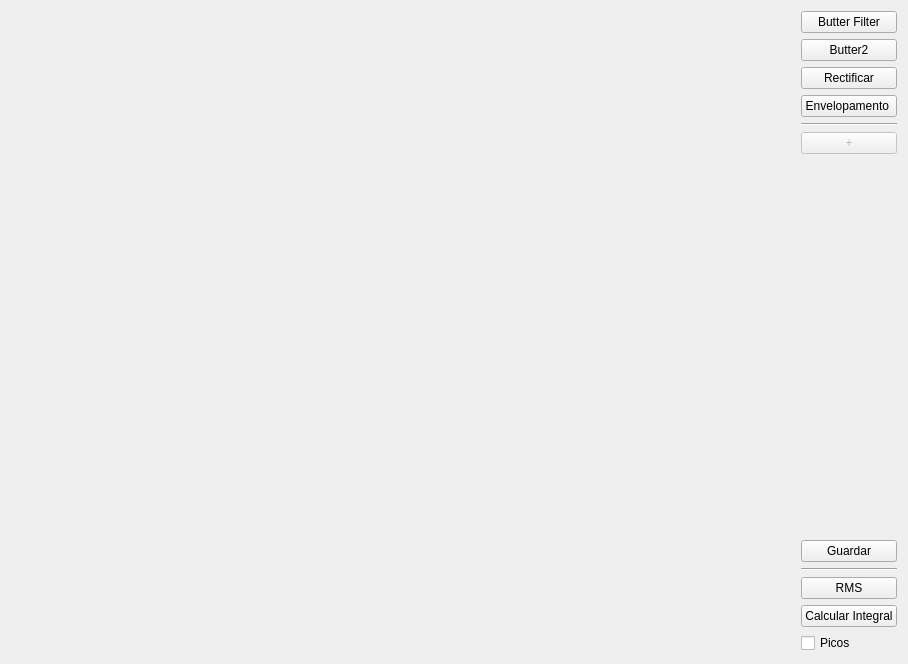
<?xml version="1.0" encoding="UTF-8"?>
<ui version="4.0">
 <class>Form</class>
 <widget class="QWidget" name="Form">
  <property name="enabled">
   <bool>true</bool>
  </property>
  <property name="geometry">
   <rect>
    <x>0</x>
    <y>0</y>
    <width>908</width>
    <height>664</height>
   </rect>
  </property>
  <property name="sizePolicy">
   <sizepolicy hsizetype="Preferred" vsizetype="Preferred">
    <horstretch>0</horstretch>
    <verstretch>0</verstretch>
   </sizepolicy>
  </property>
  <property name="font">
   <font>
    <family>Segoe UI</family>
    <weight>50</weight>
    <italic>false</italic>
    <bold>false</bold>
    <underline>false</underline>
    <stylestrategy>PreferAntialias</stylestrategy>
    <kerning>false</kerning>
   </font>
  </property>
  <property name="windowTitle">
   <string>Form</string>
  </property>
  <layout class="QHBoxLayout" name="horizontalLayout" stretch="10,0">
   <item>
    <widget class="QWidget" name="grafica" native="true"/>
   </item>
   <item>
    <layout class="QVBoxLayout" name="verticalLayout" stretch="0,0,0,0,0,0,0,0,0,0,0,0">
     <property name="spacing">
      <number>6</number>
     </property>
     <item>
      <widget class="QPushButton" name="boton1">
       <property name="maximumSize">
        <size>
         <width>16777215</width>
         <height>16777215</height>
        </size>
       </property>
       <property name="text">
        <string>Butter Filter</string>
       </property>
       <property name="iconSize">
        <size>
         <width>16</width>
         <height>40</height>
        </size>
       </property>
       <property name="autoDefault">
        <bool>false</bool>
       </property>
       <property name="default">
        <bool>false</bool>
       </property>
       <property name="flat">
        <bool>false</bool>
       </property>
      </widget>
     </item>
     <item>
      <widget class="QPushButton" name="pushButton_2">
       <property name="text">
        <string>Butter2</string>
       </property>
      </widget>
     </item>
     <item>
      <widget class="QPushButton" name="pushButton_6">
       <property name="text">
        <string>Rectificar</string>
       </property>
      </widget>
     </item>
     <item>
      <widget class="QPushButton" name="pushButton_7">
       <property name="text">
        <string>Envelopamento </string>
       </property>
      </widget>
     </item>
     <item>
      <widget class="Line" name="line">
       <property name="orientation">
        <enum>Qt::Horizontal</enum>
       </property>
      </widget>
     </item>
     <item>
      <widget class="QPushButton" name="pushButton">
       <property name="enabled">
        <bool>false</bool>
       </property>
       <property name="text">
        <string>+</string>
       </property>
      </widget>
     </item>
     <item>
      <spacer name="verticalSpacer">
       <property name="orientation">
        <enum>Qt::Vertical</enum>
       </property>
       <property name="sizeHint" stdset="0">
        <size>
         <width>20</width>
         <height>40</height>
        </size>
       </property>
      </spacer>
     </item>
     <item>
      <widget class="QPushButton" name="pushButton_5">
       <property name="text">
        <string>Guardar</string>
       </property>
      </widget>
     </item>
     <item>
      <widget class="Line" name="line_2">
       <property name="orientation">
        <enum>Qt::Horizontal</enum>
       </property>
      </widget>
     </item>
     <item>
      <widget class="QPushButton" name="pushButton_3">
       <property name="text">
        <string>RMS</string>
       </property>
      </widget>
     </item>
     <item>
      <widget class="QPushButton" name="pushButton_4">
       <property name="text">
        <string>Calcular Integral</string>
       </property>
      </widget>
     </item>
     <item>
      <widget class="QCheckBox" name="checkBox">
       <property name="text">
        <string>Picos</string>
       </property>
      </widget>
     </item>
    </layout>
   </item>
  </layout>
 </widget>
 <resources/>
 <connections/>
</ui>
